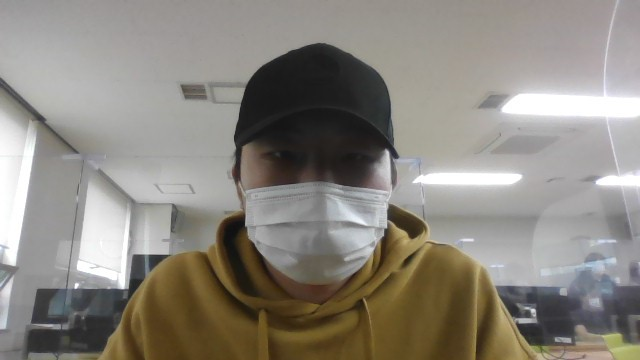
#> input picture ComputerVision/GrayScaleMophology/WIN_20221006_15_40_47_Pro.jpg, 640 x 360 px
$ python main.py
#> lines starting #> are read from the running program, lines starting #| are printed output that depends on the picture; after the words box and inside, x2 and y2 are one past the last pixel; in counts of white or black regions, pixels touching at a corner belong together
import numpy as np
import cv2
g_image = cv2.imread('WIN_20221006_15_40_47_Pro.jpg', cv2.IMREAD_GRAYSCALE)
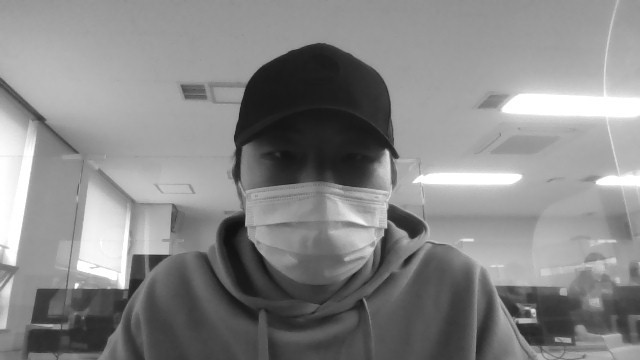
#> g_image: shape (360, 640); min 16, max 255, mean 135.4

ret, b_image = cv2.threshold(g_image, 128, 255, cv2.THRESH_BINARY)
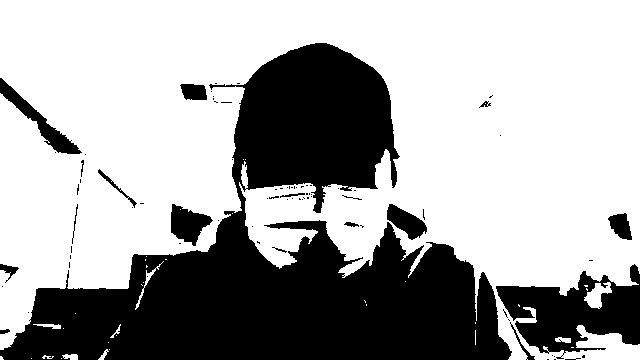
#> b_image: shape (360, 640); 65.5% white; 79 black regions (61 under 20 px), largest, box (x1, y1, x2, y2) and area: (0, 43, 512, 360) 67726, (496, 264, 640, 359) 7124, (0, 78, 82, 154) 1263

morph_rect = cv2.getStructuringElement(cv2.MORPH_RECT, (5, 5))


di_image1 = cv2.dilate(b_image, morph_rect, iterations=1)
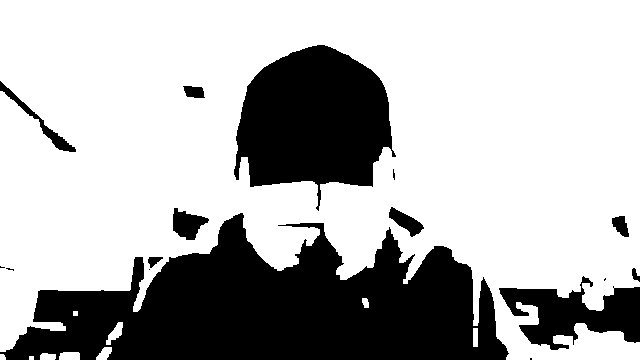
#> di_image1: shape (360, 640); 70% white; 16 black regions (6 under 20 px), largest, box (x1, y1, x2, y2) and area: (0, 213, 509, 360) 43735, (234, 45, 396, 211) 17668, (499, 276, 640, 350) 5232
er_image1 = cv2.erode(b_image, morph_rect, iterations=2)
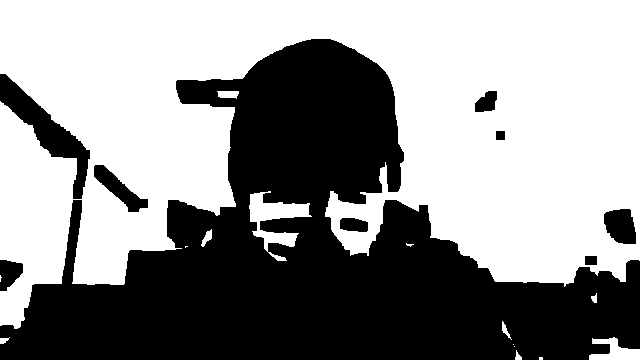
#> er_image1: shape (360, 640); 56.5% white; 9 black regions, largest, box (x1, y1, x2, y2) and area: (0, 39, 640, 360) 93956, (0, 74, 90, 199) 2989, (94, 165, 148, 212) 919
mp_image1 = cv2.morphologyEx(b_image, cv2.MORPH_OPEN, morph_rect, iterations=4)
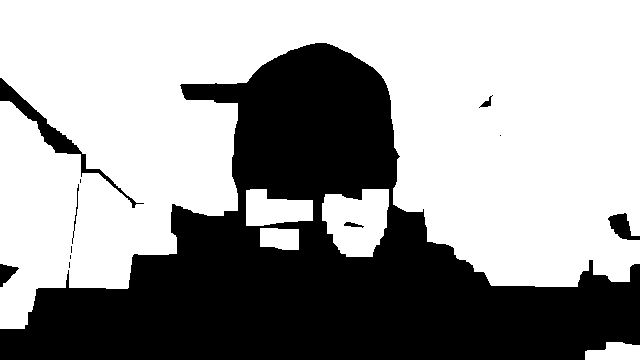
#> mp_image1: shape (360, 640); 61.4% white; 12 black regions (5 under 20 px), largest, box (x1, y1, x2, y2) and area: (0, 43, 640, 360) 86492, (0, 78, 144, 208) 1656, (608, 213, 640, 240) 448

cv2.imshow('Gray image', g_image)
cv2.imshow('Diletion image - rect iter 1', di_image1)
cv2.imshow('Erosion image - rect iter 2', er_image1)
cv2.imshow('Opening image - rect iter 4', mp_image1)


cv2.waitKey(0)
